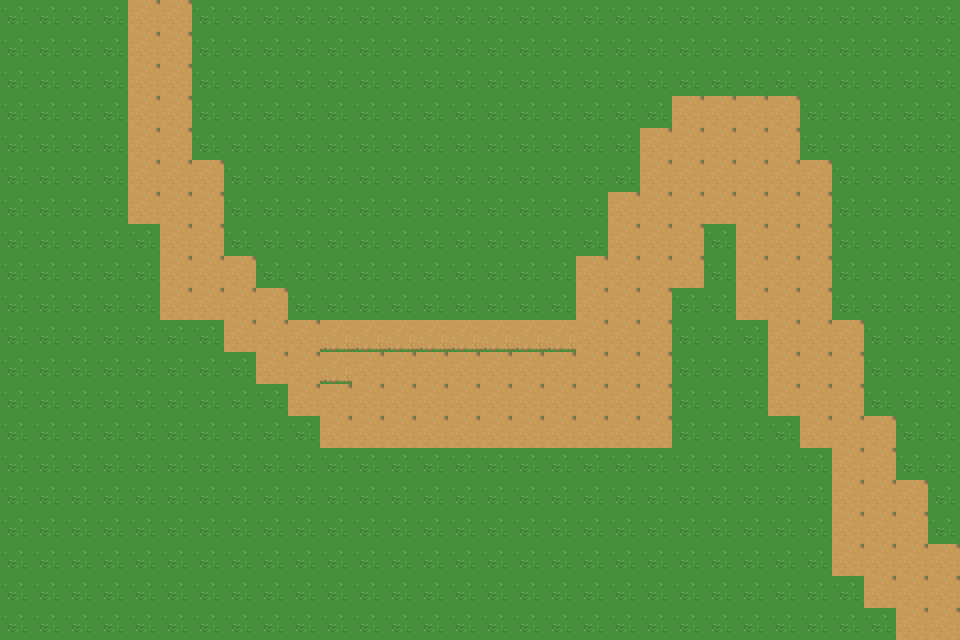

A 2D game scene composited from a Tiled map and its tileset images. What follows is a short description and the map's XML, with every tile layer's data as written:
An orthogonal 30x20 tile map with 32x32 px tiles, 1 tile layer (Tile Layer 1).

<map version="1.10" tiledversion="1.11.0" orientation="orthogonal" renderorder="right-down" width="30" height="20" tilewidth="32" tileheight="32" infinite="0" nextlayerid="2" nextobjectid="1">
 <tileset firstgid="1" name="test-tiles" tilewidth="32" tileheight="32" tilecount="319" columns="29">
  <image source="tilemap.png" width="928" height="352" />
 </tileset>
 <layer id="1" name="Tile Layer 1" width="30" height="20">
  <data encoding="csv">
294,294,294,294,85,85,294,294,294,294,294,294,294,294,294,294,294,294,294,294,294,294,294,294,294,294,294,294,294,294,
294,294,294,294,85,85,294,294,294,294,294,294,294,294,294,294,294,294,294,294,294,294,294,294,294,294,294,294,294,294,
294,294,294,294,85,85,294,294,294,294,294,294,294,294,294,294,294,294,294,294,294,294,294,294,294,294,294,294,294,294,
294,294,294,294,85,85,294,294,294,294,294,294,294,294,294,294,294,294,294,294,294,85,85,85,85,294,294,294,294,294,
294,294,294,294,85,85,294,294,294,294,294,294,294,294,294,294,294,294,294,294,85,85,85,85,85,294,294,294,294,294,
294,294,294,294,85,85,85,294,294,294,294,294,294,294,294,294,294,294,294,294,85,85,85,85,85,85,294,294,294,294,
294,294,294,294,85,85,85,294,294,294,294,294,294,294,294,294,294,294,294,85,85,85,85,85,85,85,294,294,294,294,
294,294,294,294,294,85,85,294,294,294,294,294,294,294,294,294,294,294,294,85,85,85,294,85,85,85,294,294,294,294,
294,294,294,294,294,85,85,85,294,294,294,294,294,294,294,294,294,294,85,85,85,85,294,85,85,85,294,294,294,294,
294,294,294,294,294,85,85,85,85,294,294,294,294,294,294,294,294,294,85,85,85,294,294,85,85,85,294,294,294,294,
294,294,294,294,294,294,294,85,85,85,111,111,111,111,111,111,111,111,85,85,85,294,294,294,85,85,85,294,294,294,
294,294,294,294,294,294,294,294,85,85,111,85,85,85,85,85,85,85,85,85,85,294,294,294,85,85,85,294,294,294,
294,294,294,294,294,294,294,294,294,85,85,85,85,85,85,85,85,85,85,85,85,294,294,294,85,85,85,294,294,294,
294,294,294,294,294,294,294,294,294,294,85,85,85,85,85,85,85,85,85,85,85,294,294,294,294,85,85,85,294,294,
294,294,294,294,294,294,294,294,294,294,294,294,294,294,294,294,294,294,294,294,294,294,294,294,294,294,85,85,294,294,
294,294,294,294,294,294,294,294,294,294,294,294,294,294,294,294,294,294,294,294,294,294,294,294,294,294,85,85,85,294,
294,294,294,294,294,294,294,294,294,294,294,294,294,294,294,294,294,294,294,294,294,294,294,294,294,294,85,85,85,294,
294,294,294,294,294,294,294,294,294,294,294,294,294,294,294,294,294,294,294,294,294,294,294,294,294,294,85,85,85,85,
294,294,294,294,294,294,294,294,294,294,294,294,294,294,294,294,294,294,294,294,294,294,294,294,294,294,294,85,85,85,
294,294,294,294,294,294,294,294,294,294,294,294,294,294,294,294,294,294,294,294,294,294,294,294,294,294,294,294,85,85
</data>
 </layer>
</map>